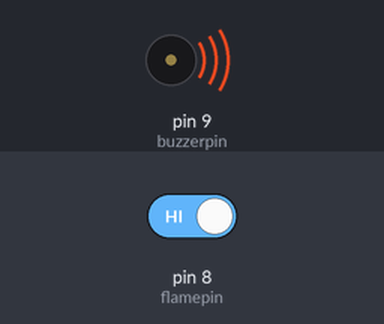
Simulated run of this sketch. Board: Arduino Uno, built with avr-gcc and run on an emulated ATmega328P. Parts: buzzer (waves = sounding, pin HIGH). The test bench sets the inputs (shaded band); at power-on: pin 8 (flamepin) HIGH. What the sketch prints to the serial monitor is not drawn.

Above: at 0.1 s.
Timing chart, 0 to 1.6 s (numbered marks = the images above):
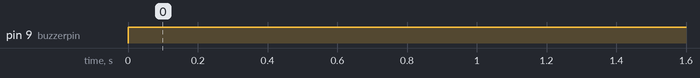

The sketch:

flame_sensor.ino
```cpp
const int buzzerpin=9;
const int flamepin=8;


void setup()
{

  Serial.begin(9600);
  pinMode(buzzerpin,OUTPUT);
  pinMode(flamepin,INPUT);
}

void loop()
{
   int firevalue=digitalRead(flamepin);
   Serial.println(firevalue);
   if(firevalue==0)

   {
    digitalWrite(buzzerpin,HIGH);
    delay(5000);
   }
   else
   {
    digitalWrite(buzzerpin,HIGH);
   }
   delay(500);
}
```

Measured:
- by itself, pin 9 (buzzerpin): LOW → HIGH at 0.00 s
